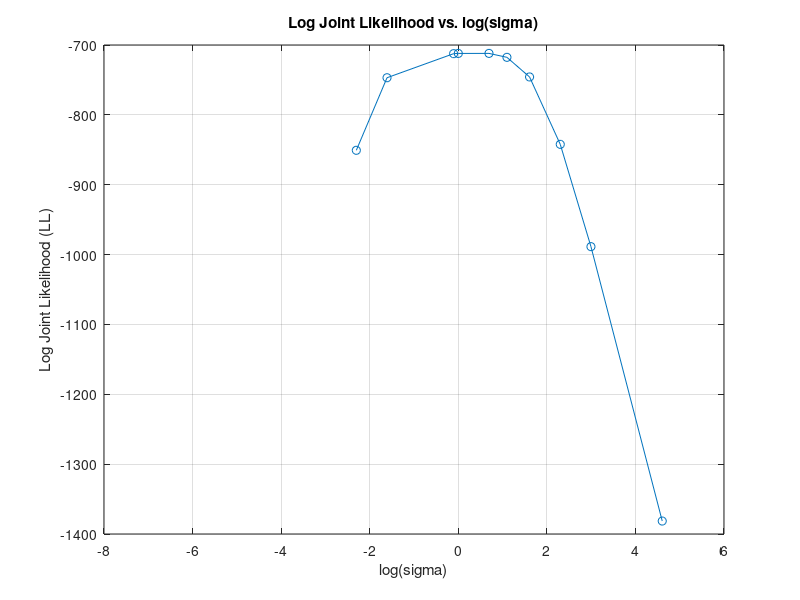
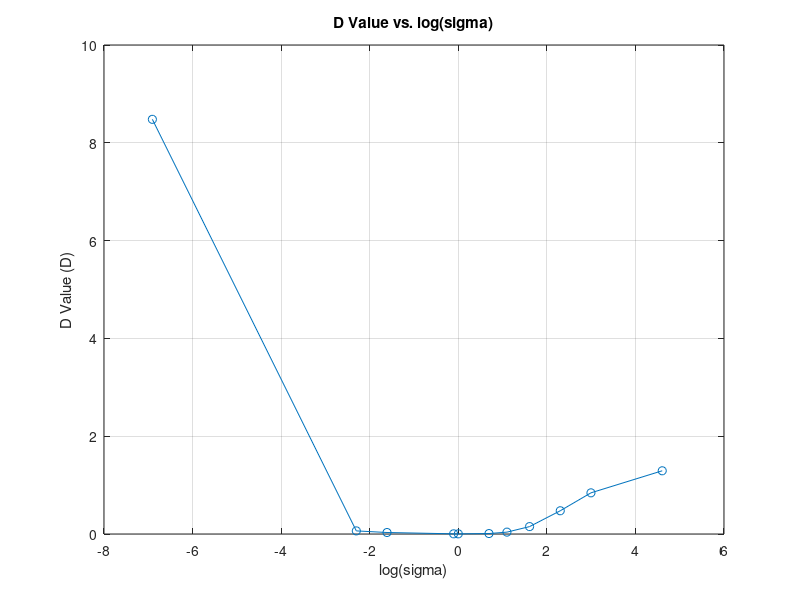
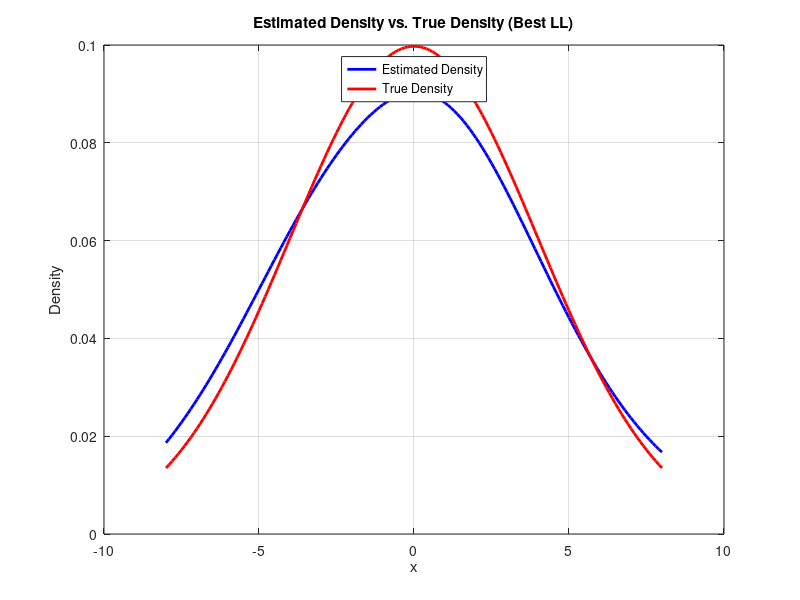
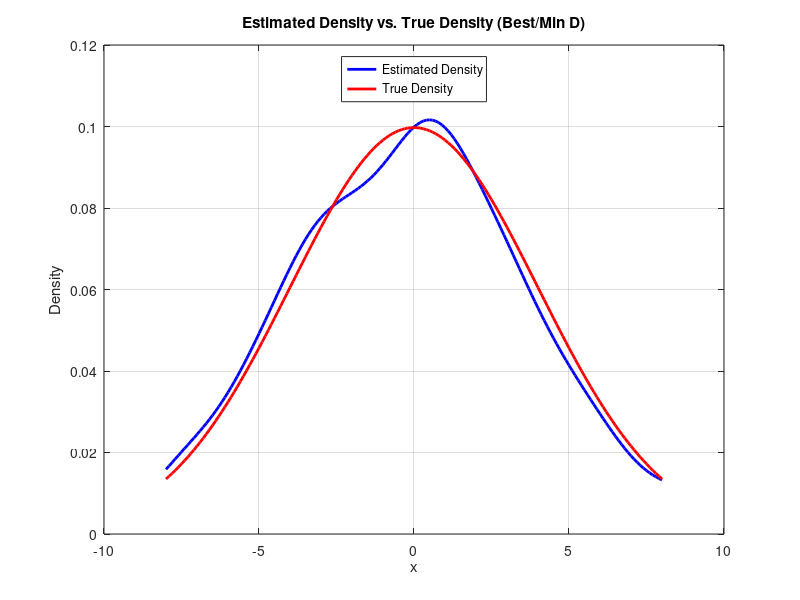

Write the MATLAB code that produced these figures, in order.
rng(0);

% Generate n = 1000 independent samples from N(0, 16)
n = 1000;
mu = 0;
std_dev = sqrt(16); % Standard Deviation
data = mu + std_dev * randn(n, 1);

% Split the data into training set T (750 samples) and validation set V (250 samples)
% Note that T and V must be disjoint sets.
random_indices = randperm(n);
T_size = 750;
V_size = 250;
T_indices = random_indices(1:T_size);
V_indices = random_indices(T_size+1:T_size+V_size);

% Create the training set T and validation set V
T = data(T_indices);
V = data(V_indices);

% Values of sigma to evaluate
sigma_values = [0.001, 0.1, 0.2, 0.9, 1, 2, 3, 5, 10, 20, 100];

% Initialize arrays to store LL values, D values and log(sigma) values
LL_values = zeros(1, numel(sigma_values));
D_values = zeros(1, numel(sigma_values));
log_sigma_values = log(sigma_values);

% Initialize the best_sigma and best_LL
best_sigma = 0;
best_LL = -inf;
best_D = inf;

% Calculate LL for each value of sigma and find the best_sigma
for i = 1:numel(sigma_values)
    sigma_bandwidth = sigma_values(i);
    
    % Calculate KDE for each data point in V using sigma
    likelihood = 0;
    D = 0;
    for V_index = 1:V_size
        vi = V(V_index);
        kernel = 0;
        for T_index = 1:T_size
            ti = T(T_index);
            kernel = kernel + (1 / (T_size * sigma_bandwidth * sqrt(2 * pi))) * exp(-(vi - ti)^2 / (2 * sigma_bandwidth^2));
        end
        true_density_vi = 1 / (std_dev * sqrt(2 * pi)) * exp(-(vi - mu).^2 / (2 * std_dev^2));
        D = D + (true_density_vi - kernel)^2;
        likelihood = likelihood + log(kernel);
    end
    
    LL_values(i) = likelihood;
    D_values(i) = D;
    
    % Check if this sigma gives a higher likelihood
    if likelihood > best_LL
        best_LL = likelihood;
        best_sigma = sigma_bandwidth;
        best_LL_D_value = D; %This is D value of best LL
    end

    % Checking for sigma with minimum D value
    if D < best_D
        best_D = D;
        sigma_best_D = sigma_bandwidth;
    end
end

% Plot LL versus log(sigma)
figure;
plot(log_sigma_values, LL_values, '-o');
xlabel('log(sigma)');
ylabel('Log Joint Likelihood (LL)');
title('Log Joint Likelihood vs. log(sigma)');
grid on;

% Plot D versus log(sigma)
figure;
plot(log_sigma_values, D_values, '-o');
xlabel('log(sigma)');
ylabel('D Value (D)');
title('D Value vs. log(sigma)');
grid on;

% Display the best sigma and LL value and D values
fprintf('Best Sigma for Max. LL: %.4f\n', best_sigma);
fprintf('Best Log Joint Likelihood (LL): %.4f\n', best_LL);
fprintf('D Value for Best LL: %.4f\n\n', best_LL_D_value);
fprintf('Best Sigma for Min. D: %.4f\n', sigma_best_D);
fprintf('Best D Value: %.4f\n', best_D);

% Calculate p_hat values for the best sigma
x_values = -8:0.1:8;
p_hat_values = zeros(numel(x_values), 1);

% Estimate the density pˆn(x;σ) for x ∈ [-8 : 0.1 : 8] using the best_sigma
% with maximum log likelihood
for j = 1:numel(x_values)
    x = x_values(j);
    p_hat = 0;
    for T_index = 1:T_size
        ti = T(T_index);
        p_hat = p_hat + (1 / (T_size * best_sigma * sqrt(2 * pi))) * exp(-(x - ti)^2 / (2 * best_sigma^2));
    end
    p_hat_values(j) = p_hat;
end

% Plot estimated density for the best sigma and overlay true density
true_density = 1 / (std_dev * sqrt(2 * pi)) * exp(-(x_values - mu).^2 / (2 * std_dev^2));

figure;
plot(x_values, p_hat_values, 'b', 'LineWidth', 2, 'DisplayName', 'Estimated Density');
hold on;
plot(x_values, true_density, 'r', 'LineWidth', 2, 'DisplayName', 'True Density');
xlabel('x');
ylabel('Density');
title('Estimated Density vs. True Density (Best LL)');
legend('Location', 'North');
grid on;

p_hat_values = zeros(numel(x_values), 1);

% Estimate the density pˆn(x;σ) for x ∈ [-8 : 0.1 : 8] using the best_sigma
% with minimum D Value
for j = 1:numel(x_values)
    x = x_values(j);
    p_hat = 0;
    for T_index = 1:T_size
        ti = T(T_index);
        p_hat = p_hat + (1 / (T_size * sigma_best_D * sqrt(2 * pi))) * exp(-(x - ti)^2 / (2 * sigma_best_D^2));
    end
    p_hat_values(j) = p_hat;
end

figure;
plot(x_values, p_hat_values, 'b', 'LineWidth', 2, 'DisplayName', 'Estimated Density');
hold on;
plot(x_values, true_density, 'r', 'LineWidth', 2, 'DisplayName', 'True Density');
xlabel('x');
ylabel('Density');
title('Estimated Density vs. True Density (Best/Min D)');
legend('Location', 'North');
grid on;
